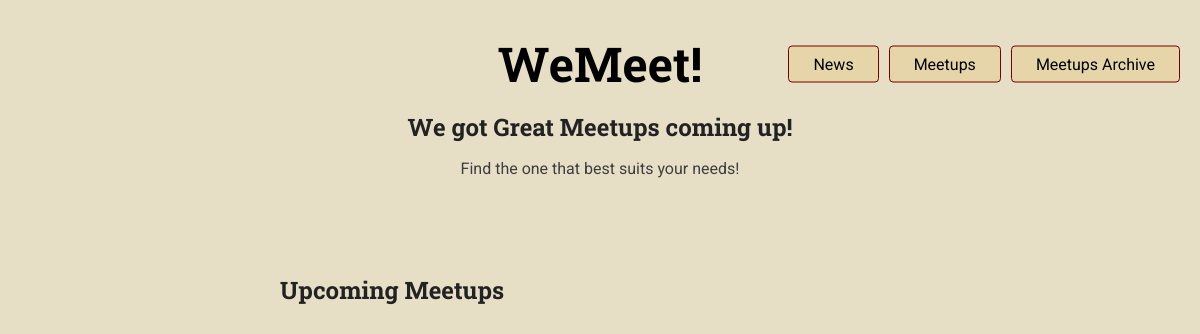
/archive, run on an earlier commit of the app's database.
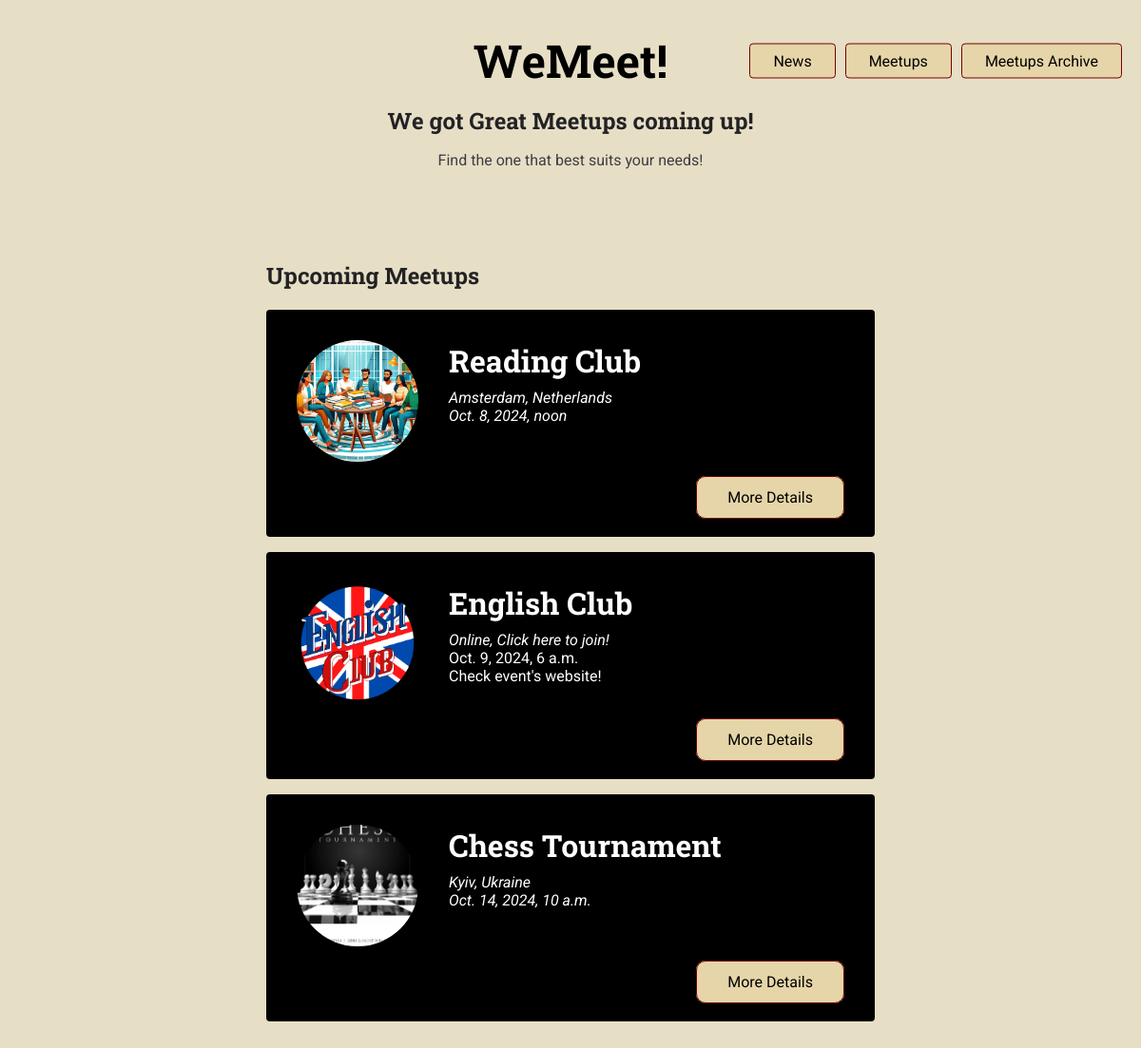
And on a later commit of the database.
### meetups/models.py (models this page shows, shortened)
class Meetups(models.Model):
    title=models.CharField(max_length=200)
    organizer=models.ForeignKey('Users', null=True, on_delete=models.SET_NULL)
    slug=models.SlugField(unique=True)
    description=models.TextField()
    image=models.ImageField(upload_to='meetups_images/%Y/%m/%d/')
    event_date=models.DateTimeField(blank=True, null=True)
    is_online=models.BooleanField(default=False)
    link=models.URLField(blank=True)
    country=models.CharField(max_length=200, blank=True)
    city=models.CharField(max_length=200, blank=True)
    location=PlainLocationField(based_fields=['city'], zoom=7, default='49,24', blank=True)
    created_at=models.DateTimeField(auto_now_add=True)
    updated_at=models.DateTimeField(auto_now=True)
    is_published=models.BooleanField(default=False)
    is_archived=models.BooleanField(default=False)
    class Meta:
        verbose_name_plural = 'Meetups'

### meetups/views.py (the view, shortened to what this page needs)
# urls.py: path('archive', views.AllMeetupsView.as_view(), name='archived-meetups'),
class AllMeetupsView(ListView):
    template_name = 'meetups/meetups_page.html'
    model = Meetups
    ordering = ['event_date']
    context_object_name = 'all_meetups'
    def get_queryset(self):
        queryset = super().get_queryset()
        queryset_with_date = queryset.exclude(event_date__isnull=True).order_by('event_date')
        queryset_without_date = queryset.filter(event_date__isnull=True).order_by('-created_at')
        return list(queryset_with_date) + list(queryset_without_date)
    def get_template_names(self):
        if self.request.path == '/archive':
            return ['meetups/archived_meetups_page.html']
        return ['meetups/meetups_page.html']

### meetups/templates/meetups/archived_meetups_page.html (shortened to what this page needs)
{%extends 'meetups/base/base.html'%}
{%load static%}
{%block css_files%}
    <link rel="stylesheet" href="{% static 'meetups/styles/all-meetups.css' %}">
{%endblock%}
{%block main_heading%}
We got Great Meetups coming up!
{%endblock%}
{% block header_content %}
Find the one that best suits your needs!
{% endblock %}
{% block body %}
<section>
    <h2>Upcoming Meetups</h2>
    <ol>
        {%for meetup in all_meetups%}
            {% if meetup.is_published and meetup.is_archived %}
                {% include "meetups/includes/meetup.html" %}
            {% endif %}
        {%endfor%}
    </ol>
</section>
{% endblock %}

### meetups/templates/meetups/includes/meetup.html
<li class="meetup">
    <article>
        <div class='meetup-summary'>
            <div class='meetup-image'>
                <img src="{{ meetup.image.url }}" alt="meetup_img">
            </div>
            <div class='meetup-details'>
                <h3>{{meetup.title}}</h3>
                {% if meetup.is_online %}
                    <address><a href="{{meetup.link}}">Online, Click here to join!</a></address>
                {%else%}
                    <address><a href="{{meetup.location}}">{{meetup.city}}, {{meetup.country}}<br></a>
                {%endif%}
                {% if meetup.event_date %}
                    {{meetup.event_date}}
                {% endif %}
                {% if meetup.link %}
                    <a href="{{link}}"><br>Check event's website!</a></address>
                {% endif %}
            </div>
        </div>
        <div class='meetup-actions'>
            <a href="{% url "meetup-details" meetup.slug %}" class='btn'>More Details</a>
        </div>
    </article>
</li>

What changed in the data, as far as the page shows it:
now on this page (row edited): Meetups: image (picture), title "Reading Club", city "Amsterdam", country "Netherlands", event_date "Oct. 8, 2024, noon"
now on this page (row edited): Meetups: image (picture), title "English Club", event_date "Oct. 9, 2024, 6 a.m."
now on this page (row edited): Meetups: image (picture), title "Chess Tournament", city "Kyiv", country "Ukraine", event_date "Oct. 14, 2024, 10 a.m."
